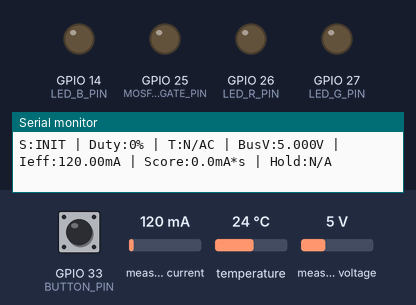
A sketch run on a simulated ESP32. On the bench: output pins drawn as LEDs (lit = HIGH), the last lines printed to the serial monitor. The test bench sets the inputs (shaded band); at power-on: GPIO 33 (BUTTON_PIN) HIGH, measured current 120 mA, temperature 24 °C, measured voltage 5 V (analog values on the 0–4095 scale).

Above: at 1.3 s.
1.4 s: GPIO 33 (BUTTON_PIN) pulled LOW for 1 s
At 2.07 s:
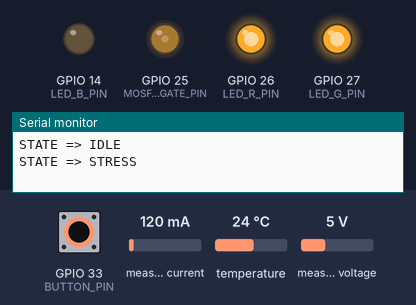
At 3.0 s:
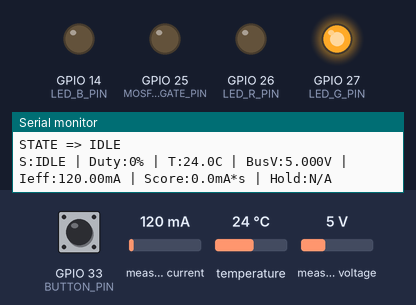
3.9 s: GPIO 33 (BUTTON_PIN) pulled LOW for 3.2 s
At 7.5 s:
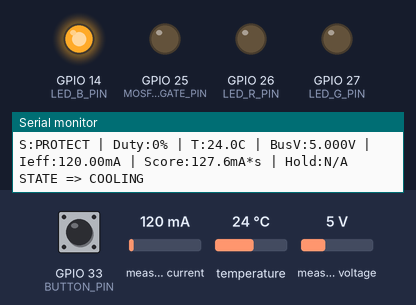
Timing chart, 0 to 13.6 s (numbered marks = the images above; inputs shaded):
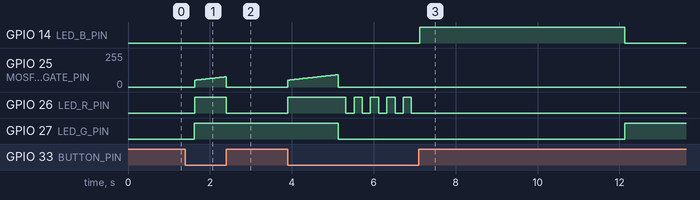

Measured:
- after the input at 1.4 s, GPIO 25 (MOSFET_GATE_PIN): rises from 0/255 to 77/255 in 0.75 s, then falls to 0/255 in 0.02 s; GPIO 26 (LED_R_PIN): LOW → HIGH after 0.22 s, → LOW 0.78 s later
- after the input at 3.9 s, GPIO 14 (LED_B_PIN): LOW → HIGH after 3.2 s, → LOW 5.0 s later; GPIO 25 (MOSFET_GATE_PIN): rises from 0/255 to 92/255 in 1.2 s, then falls to 0/255 in 0.04 s

The sketch:

MyBatteryProject-BSAPS.ino
```cpp
#include <Wire.h>
#include <Adafruit_INA219.h>
#include <OneWire.h>
#include <DallasTemperature.h>

// ====== Pins ======
#define ONE_WIRE_BUS     15
#define VOLTAGE_PIN      34
#define I2C_SDA          21
#define I2C_SCL          22
#define MOSFET_GATE_PIN  25
#define BUTTON_PIN       33   // INPUT_PULLUP, pressed = LOW
#define LED_R_PIN        26
#define LED_G_PIN        27
#define LED_B_PIN        14

// ====== Logging mode ======
// 0: portfolio (compact)
// 1: debug (prints raw/offset/corr/adc)
#define LOG_DEBUG 0

// ====== Display cleanup ======
static const float I_SNAP_OFF_mA = 0.5f;  // OFF states: Ieff below this -> print 0.00

// ====== Scheduling periods ======
static const uint32_t INA_PERIOD_MS      = 100;
static const uint32_t LOG_PERIOD_MS      = 500;
static const uint32_t TEMP_PERIOD_MS     = 1000;
static const uint32_t DS18B20_CONV_MS    = 750;

// ====== Timings ======
static const uint32_t COOLING_MS         = 5000;
static const uint32_t INIT_WARMUP_MS     = 1500;

// ====== PROTECT LED blink timing ======
static const uint32_t PROTECT_BLINK_TOTAL_MS  = 2000;
static const uint32_t PROTECT_BLINK_PERIOD_MS = 200;

// ====== Voltage sensing (display only) ======
static const float ADC_VREF              = 3.3f;
static const int   ADC_MAX               = 4095;

// ====== Power present detection ======
static const float BUSV_VALID_V          = 1.0f;
static const uint32_t BUSV_STABLE_MS     = 300;

// ====== Scenario ======
static const uint32_t RAMP_TO_MAX_MS     = 6000;
static const float    DUTY_MIN           = 0.20f;
static const float    DUTY_MAX           = 1.00f;

// ====== Stress logic ======
static const float I_TH_mA               = 15.0f;
static const float SCORE_LIMIT_mAs       = 120.0f;
static const float TEMP_LIMIT_C          = 55.0f;
static const uint32_t MAX_SCENARIO_MS    = 20000;

// ====== PWM settings (ESP32 Arduino core v3.x) ======
static const int PWM_FREQ_HZ             = 20000;
static const int PWM_RES_BITS            = 10;

// ====== WARN throttling ======
static uint32_t lastWarnMs               = 0;
static const uint32_t WARN_PERIOD_MS     = 800;

// ====== INA219 current offset calibration (NON-BLOCKING) ======
static float I_OFFSET_mA = 0.0f;
static bool  offset_calibrated = false;

static bool  offset_calibrating = false;
static int   offset_count = 0;
static float offset_sum = 0.0f;

static const int OFFSET_SAMPLE_COUNT = 50;        // 50 samples * 100ms = 5s
static const uint32_t OFFSET_ARM_DELAY_MS = 300;  // IDLE enter 후 대기

// ====== State machine ======
enum State {
  INIT,
  IDLE,
  STRESS,
  PROTECT,
  COOLING
};

static State gState = INIT;
static uint32_t stateEnterMs = 0;

// Hold-last temperature
static float lastTempC = NAN;

// Scenario timers / accumulators
static uint32_t scenarioStartMs = 0;
static uint32_t lastScoreMs = 0;
static float stressScore_mAs = 0.0f;

// PWM duty (0..1)
static float dutyCmd = 0.0f;

// Power-stable tracking
static uint32_t busVValidSinceMs = 0;

// ====== Sensors ======
OneWire oneWire(ONE_WIRE_BUS);
DallasTemperature ds18b20(&oneWire);
Adafruit_INA219 ina219;

// ====== Cached sensor values ======
static float gBusV  = 0.0f;
static float gCurmA = 0.0f;      // corrected current (raw - offset), can be negative
static float gCurRawmA = 0.0f;   // raw current
static float gP_mW  = 0.0f;      // debug only

// ====== DS18B20 async handling ======
static bool     tempReqPending = false;
static uint32_t tempReqMs      = 0;
static uint32_t lastTempKickMs = 0;

// ====== Scheduler timestamps ======
static uint32_t lastInaMs = 0;
static uint32_t lastLogMs = 0;

// ====== LED helper ======
static void setLED(bool r, bool g, bool b) {
  digitalWrite(LED_R_PIN, r ? HIGH : LOW);
  digitalWrite(LED_G_PIN, g ? HIGH : LOW);
  digitalWrite(LED_B_PIN, b ? HIGH : LOW);
}

// ====== 1ms Tick Timer (ESP32 core 3.3.5 compatible API) ======
static hw_timer_t* gTimer = nullptr;
static volatile uint32_t gTickMs = 0;

static void ARDUINO_ISR_ATTR onTickISR() {
  gTickMs++;
}

static uint32_t nowMs() {
  return gTickMs;
}

static void startTickTimer_1ms() {
  gTimer = timerBegin(1000000); // 1MHz
  if (!gTimer) {
    Serial.println("ERR: timerBegin failed");
    return;
  }

  timerAttachInterrupt(gTimer, &onTickISR);
  timerAlarm(gTimer, 1000, true, 0); // 1000us => 1ms tick
  timerStart(gTimer);
}

// ====== Helpers ======
static const char* stateName(State s) {
  switch (s) {
    case INIT:     return "INIT";
    case IDLE:     return "IDLE";
    case STRESS:   return "STRESS";
    case PROTECT:  return "PROTECT";
    case COOLING:  return "COOLING";
    default:       return "UNKNOWN";
  }
}

static bool isButtonPressed() {
  return (digitalRead(BUTTON_PIN) == LOW);
}

// ---- PWM control ----
static void pwmInit() {
  ledcAttach(MOSFET_GATE_PIN, PWM_FREQ_HZ, PWM_RES_BITS);
  ledcWrite(MOSFET_GATE_PIN, 0);
}

static void setMosfetDuty(float duty01) {
  if (duty01 < 0.0f) duty01 = 0.0f;
  if (duty01 > 1.0f) duty01 = 1.0f;

  dutyCmd = duty01;
  const int maxDuty = (1 << PWM_RES_BITS) - 1;
  int duty = (int)(dutyCmd * maxDuty + 0.5f);

  ledcWrite(MOSFET_GATE_PIN, duty);
}

static void setMosfetOff() {
  setMosfetDuty(0.0f);
}

static void readIna(float &busV, float &curRawmA, float &curCorrmA, float &p_mW) {
  busV     = ina219.getBusVoltage_V();
  curRawmA = ina219.getCurrent_mA();

  // keep negative (debug); decision uses Ieff
  curCorrmA = curRawmA - (offset_calibrated ? I_OFFSET_mA : 0.0f);

  p_mW = ina219.getPower_mW();
}

static float currentEffective_mA(float curCorrmA) {
  return (curCorrmA > 0.0f) ? curCorrmA : 0.0f;
}

static bool isBusVValidStable(uint32_t now, float busV) {
  if (busV >= BUSV_VALID_V) {
    if (busVValidSinceMs == 0) busVValidSinceMs = now;
    return (now - busVValidSinceMs) >= BUSV_STABLE_MS;
  } else {
    busVValidSinceMs = 0;
    return false;
  }
}

// ---- Non-blocking offset calibration ----
static void startOffsetCalibration() {
  offset_calibrating = true;
  offset_sum = 0.0f;
  offset_count = 0;
}

static void stepOffsetCalibration(float curRawmA) {
  if (!offset_calibrating) return;

  offset_sum += curRawmA;
  offset_count++;

  if (offset_count >= OFFSET_SAMPLE_COUNT) {
    I_OFFSET_mA = offset_sum / (float)OFFSET_SAMPLE_COUNT;
    offset_calibrated = true;
    offset_calibrating = false;

    Serial.print("[CAL] I_OFFSET_mA=");
    Serial.print(I_OFFSET_mA, 3);
    Serial.println(" mA");
  }
}

static void updateStressScore(uint32_t now, float curCorrmA) {
  if (lastScoreMs == 0) lastScoreMs = now;
  uint32_t dtMs = now - lastScoreMs;
  lastScoreMs = now;

  float dtS = dtMs / 1000.0f;

  float Ieff = currentEffective_mA(curCorrmA);
  float excess = Ieff - I_TH_mA;

  if (excess > 0.0f) {
    stressScore_mAs += excess * dtS;
  } else {
    const float decayPerSec = 10.0f;
    stressScore_mAs -= decayPerSec * dtS;
    if (stressScore_mAs < 0.0f) stressScore_mAs = 0.0f;
  }
}

static float computeDutyFromHold(uint32_t now) {
  if (scenarioStartMs == 0) return 0.0f;

  uint32_t heldMs = now - scenarioStartMs;
  float alpha = 1.0f;

  if (RAMP_TO_MAX_MS > 0) {
    alpha = (float)heldMs / (float)RAMP_TO_MAX_MS;
    if (alpha < 0.0f) alpha = 0.0f;
    if (alpha > 1.0f) alpha = 1.0f;
  }

  return DUTY_MIN + (DUTY_MAX - DUTY_MIN) * alpha;
}

static bool isTempValid(float tC) {
  if (isnan(tC)) return false;
  if (tC == DEVICE_DISCONNECTED_C) return false;
  if (tC < -55.0f || tC > 125.0f) return false;
  return true;
}

static void printProtectReason(uint32_t now, float curCorrmA, const char* reason) {
  float heldSec = (scenarioStartMs == 0) ? 0.0f : (now - scenarioStartMs) / 1000.0f;
  float Ieff = currentEffective_mA(curCorrmA);

  Serial.print("PROTECT: ");
  Serial.print(reason);
  Serial.print(" | Ieff=");
  Serial.print(Ieff, 2);
  Serial.print("mA | Score=");
  Serial.print(stressScore_mAs, 1);
  Serial.print("mA*s | Hold=");
  Serial.print(heldSec, 1);
  Serial.println("s -> MOSFET OFF");
}

static void printWarnNoSupply(uint32_t now, float busV) {
  if (now - lastWarnMs < WARN_PERIOD_MS) return;
  lastWarnMs = now;

  Serial.print("WARN: NO_SUPPLY BusV=");
  Serial.print(busV, 3);
  Serial.println("V");
}

// Portfolio log (compact)
static void printLog(uint32_t now, float busV, float curRawmA, float curCorrmA) {
  float Ieff = currentEffective_mA(curCorrmA);

  // Display cleanup: OFF states show near-zero as 0.00mA (visual only)
  if (gState != STRESS && Ieff < I_SNAP_OFF_mA) {
    Ieff = 0.0f;
  }

  Serial.print("S:");
  Serial.print(stateName(gState));

  Serial.print(" | Duty:");
  Serial.print(dutyCmd * 100.0f, 0);
  Serial.print("%");

  Serial.print(" | T:");
  if (!isTempValid(lastTempC)) Serial.print("N/A");
  else Serial.print(lastTempC, 1);
  Serial.print("C");

  Serial.print(" | BusV:");
  Serial.print(busV, 3);
  Serial.print("V");

  Serial.print(" | Ieff:");
  Serial.print(Ieff, 2);
  Serial.print("mA");

  Serial.print(" | Score:");
  Serial.print(stressScore_mAs, 1);
  Serial.print("mA*s");

  Serial.print(" | Hold:");
  if (gState == STRESS && scenarioStartMs != 0) {
    float heldSec = (now - scenarioStartMs) / 1000.0f;
    Serial.print(heldSec, 1);
    Serial.print("s");
  } else {
    Serial.print("N/A");
  }

#if LOG_DEBUG
  int adcRaw = analogRead(VOLTAGE_PIN);
  float adcV = (float)adcRaw * (ADC_VREF / (float)ADC_MAX);

  Serial.print(" | Iraw:");
  Serial.print(curRawmA, 2);
  Serial.print("mA | Ioff:");
  Serial.print(I_OFFSET_mA, 3);
  Serial.print("mA | Icorr:");
  Serial.print(curCorrmA, 2);
  Serial.print("mA | ADC:");
  Serial.print(adcV, 2);
  Serial.print("V");
#endif

  Serial.println();
}

static void applyLEDForState(State s) {
  switch (s) {
    case IDLE:     setLED(false, true,  false); break;
    case STRESS:   setLED(true,  true,  false); break;
    case PROTECT:  setLED(true,  false, false); break; // blink overrides
    case COOLING:  setLED(false, false, true ); break;
    case INIT:     setLED(false, false, false); break;
    default:       setLED(false, false, false); break;
  }
}

static void enterState(State next, uint32_t now) {
  gState = next;
  stateEnterMs = now;

  if (gState == INIT || gState == IDLE || gState == PROTECT || gState == COOLING) {
    setMosfetOff();
  }

  if (gState == STRESS) {
    scenarioStartMs = now;
    lastScoreMs = scenarioStartMs;
    stressScore_mAs = 0.0f;
    setMosfetDuty(DUTY_MIN);
  }

  // IDLE에서만 사건 종료 처리(Score 리셋)
  if (gState == IDLE) {
    scenarioStartMs = 0;
    lastScoreMs = 0;
    stressScore_mAs = 0.0f;
    dutyCmd = 0.0f;
    setMosfetOff();
  }

  // COOLING에서는 Score 유지 (사건 결과 보존)
  if (gState == COOLING) {
    scenarioStartMs = 0;
    lastScoreMs = 0;
    dutyCmd = 0.0f;
    setMosfetOff();
  }

  applyLEDForState(gState);

  Serial.print("STATE => ");
  Serial.println(stateName(gState));
}

// ====== DS18B20 async scheduler ======
static void tempKickIfDue(uint32_t now) {
  if (!tempReqPending && (now - lastTempKickMs >= TEMP_PERIOD_MS)) {
    lastTempKickMs = now;
    ds18b20.requestTemperatures();
    tempReqPending = true;
    tempReqMs = now;
  }
}

static void tempReadIfReady(uint32_t now) {
  if (tempReqPending && (now - tempReqMs >= DS18B20_CONV_MS)) {
    lastTempC = ds18b20.getTempCByIndex(0);
    tempReqPending = false;
  }
}

// ====== PROTECT LED blink handler ======
static void updateProtectBlinkLED(uint32_t now) {
  uint32_t elapsed = now - stateEnterMs;
  bool on = ((elapsed / PROTECT_BLINK_PERIOD_MS) % 2) == 0;
  setLED(on, false, false);
}

void setup() {
  Serial.begin(115200);
  delay(100);

  pinMode(BUTTON_PIN, INPUT_PULLUP);
  pinMode(LED_R_PIN, OUTPUT);
  pinMode(LED_G_PIN, OUTPUT);
  pinMode(LED_B_PIN, OUTPUT);

  analogReadResolution(12);
  analogSetPinAttenuation((gpio_num_t)VOLTAGE_PIN, ADC_11db);

  Wire.begin(I2C_SDA, I2C_SCL);

  ds18b20.begin();
  ds18b20.setWaitForConversion(false);

  ina219.begin();

  pwmInit();
  setMosfetOff();

  startTickTimer_1ms();

  Serial.println("BOOT: ready");
  enterState(INIT, nowMs());
}

void loop() {
  uint32_t now = nowMs();

  // ---- Scheduled INA ----
  if (now - lastInaMs >= INA_PERIOD_MS) {
    lastInaMs = now;

    readIna(gBusV, gCurRawmA, gCurmA, gP_mW);

    if (gState == IDLE && offset_calibrating) {
      stepOffsetCalibration(gCurRawmA);
    }

    if (gState == STRESS) {
      updateStressScore(now, gCurmA);
    }
  }

  // ---- Temp async ----
  tempKickIfDue(now);
  tempReadIfReady(now);

  // ---- Logging ----
  if (now - lastLogMs >= LOG_PERIOD_MS) {
    lastLogMs = now;
    printLog(now, gBusV, gCurRawmA, gCurmA);
  }

  // ---- PROTECT blink ----
  if (gState == PROTECT) {
    updateProtectBlinkLED(now);
  }

  // ---- State machine ----
  bool pressed = isButtonPressed();
  bool supplyOK = isBusVValidStable(now, gBusV);

  // ---- Offset calibration arm (IDLE 안정화 이후 1회) ----
  if (gState == IDLE && !offset_calibrated && !pressed && dutyCmd <= 0.0001f) {
    if ((now - stateEnterMs) >= OFFSET_ARM_DELAY_MS) {
      if (supplyOK && !offset_calibrating) startOffsetCalibration();
    }
  }

  switch (gState) {
    case INIT:
      if (now - stateEnterMs >= INIT_WARMUP_MS) {
        enterState(IDLE, now);
      }
      break;

    case IDLE:
      if (pressed) {
        if (!supplyOK) {
          printWarnNoSupply(now, gBusV);
          setMosfetOff();
        } else {
          enterState(STRESS, now);
        }
      }
      break;

    case STRESS: {
      if (!pressed) {
        enterState(IDLE, now);
        break;
      }
      if (!supplyOK) {
        printWarnNoSupply(now, gBusV);
        enterState(IDLE, now);
        break;
      }

      float duty = computeDutyFromHold(now);
      setMosfetDuty(duty);

      if (isTempValid(lastTempC) && lastTempC >= TEMP_LIMIT_C) {
        printProtectReason(now, gCurmA, "TEMP_LIMIT");
        enterState(PROTECT, now);
        break;
      }

      if (stressScore_mAs >= SCORE_LIMIT_mAs) {
        printProtectReason(now, gCurmA, "SCORE_LIMIT");
        enterState(PROTECT, now);
        break;
      }

      if (scenarioStartMs != 0 && (now - scenarioStartMs) >= MAX_SCENARIO_MS) {
        printProtectReason(now, gCurmA, "MAX_SCENARIO_MS");
        enterState(PROTECT, now);
        break;
      }
      break;
    }

    case PROTECT:
      if (now - stateEnterMs >= PROTECT_BLINK_TOTAL_MS) {
        enterState(COOLING, now);
      }
      break;

    case COOLING:
      if (now - stateEnterMs >= COOLING_MS) {
        enterState(IDLE, now);
      }
      break;
  }
}
```
